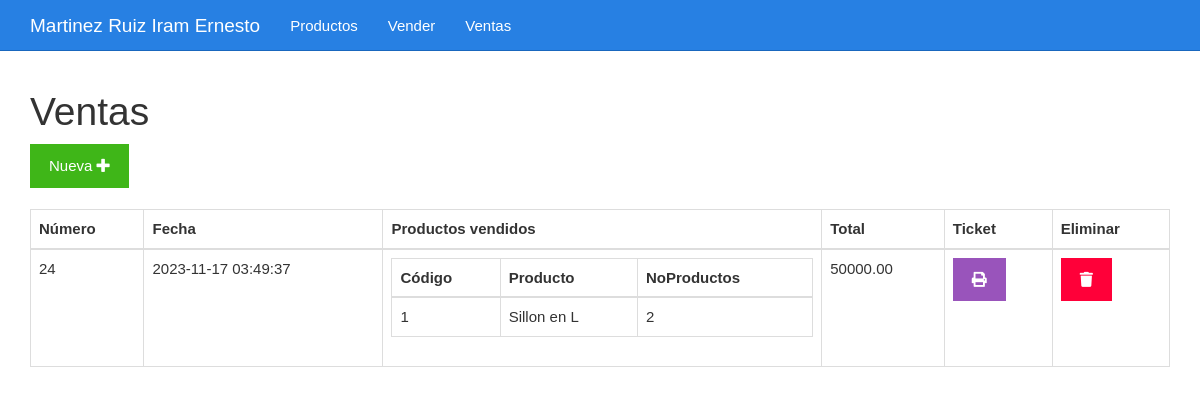
Page /ventas.php on the committed database.
### tables this page shows
CREATE TABLE `tbl_ventas` (
  `id_venta` bigint(20) UNSIGNED NOT NULL,
  `fecha` datetime NOT NULL,
  `total` decimal(7,2) DEFAULT NULL
);

### ventas.php (the view)
<?php include_once "encabezado.php"; ?>
<?php
include_once "base_de_datos.php";
$sentencia = $base_de_datos->query("SELECT tbl_ventas.total, tbl_ventas.fecha, tbl_ventas.id_venta,
GROUP_CONCAT(
    CONCAT(tbl_productos.codigo, '..', tbl_productos.nombre, '..', tbl_productos_vendidos.NoProductos)
    SEPARATOR '__'
) AS productos
FROM tbl_ventas
INNER JOIN tbl_productos_vendidos ON tbl_productos_vendidos.id_venta = tbl_ventas.id_venta
INNER JOIN tbl_productos ON tbl_productos.idProducto = tbl_productos_vendidos.id_producto
GROUP BY tbl_ventas.id_venta, tbl_ventas.total, tbl_ventas.fecha
ORDER BY tbl_ventas.id_venta;");
$ventas = $sentencia->fetchAll(PDO::FETCH_OBJ);
?>
<div class="col-xs-12">
    <h1>Ventas</h1>
    <div>
        <a class="btn btn-success" href="./vender.php">Nueva <i class="fa fa-plus"></i></a>
    </div>
    <br>
    <table class="table table-bordered">
        <thead>
            <tr>
                <th>Número</th>
                <th>Fecha</th>
                <th>Productos vendidos</th>
                <th>Total</th>
                <th>Ticket</th>
                <th>Eliminar</th>
            </tr>
        </thead>
        <tbody>
            <?php foreach($ventas as $venta){ ?>
            <tr>
                <td><?php echo $venta->id_venta ?></td>
                <td><?php echo $venta->fecha ?></td>
                <td>
                    <table class="table table-bordered">
                        <thead>
                            <tr>
                                <th>Código</th>
                                <th>Producto</th>
                                <th>NoProductos</th>
                            </tr>
                        </thead>
                        <tbody>
                            <?php foreach(explode("__", $venta->productos) as $productosConcatenados){
                                $producto = explode("..", $productosConcatenados);
                            ?>
                            <tr>
                                <td><?php echo $producto[0] ?></td>
                                <td><?php echo $producto[1] ?></td>
                                <td><?php echo $producto[2] ?></td>
                            </tr>
                            <?php } ?>
                        </tbody>
                    </table>
                </td>
                <td><?php echo $venta->total ?></td>
                <td><a class="btn btn-info" href="<?php echo "imprimirTicket.php?id=" . $venta->id_venta?>"><i class="fa fa-print"></i></a></td>
                <td><a class="btn btn-danger" href="<?php echo "eliminarVenta.php?id=" . $venta->id_venta?>"><i class="fa fa-trash"></i></a></td>
            </tr>
            <?php } ?>
        </tbody>
    </table>
</div>
<?php include_once "pie.php"; ?>

### css/estilo.css (style rules this page uses)
body { padding-top: 70px; }

### rows in the picture
tbl_ventas: id_venta "24", fecha "2023-11-17 03:49:37", producto "1", producto "Sillon en L", producto "2", total "50000.00"
